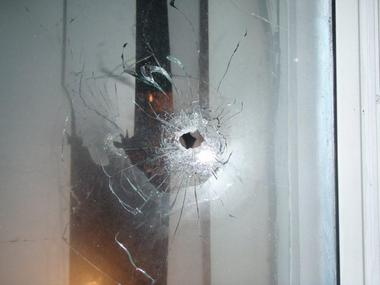
#> input picture HackX/hackx/bullet_hole_2.jpg, 380 x 285 px
$ python project_v2.py
#> lines starting #> are read from the running program, lines starting #| are printed output that depends on the picture; after the words box and inside, x2 and y2 are one past the last pixel; in counts of white or black regions, pixels touching at a corner belong together; long printed decimals are rounded
import cv2
import numpy as np

# Load the image
image = cv2.imread('bullet_hole_2.jpg')
#> image is the input picture: shape (285, 380, 3); mean B, G, R 152.3, 151.6, 147.5

# Convert the image to grayscale
gray = cv2.cvtColor(image, cv2.COLOR_BGR2GRAY)
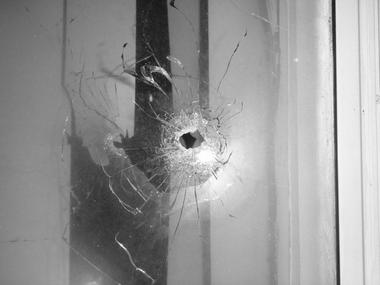
#> gray: shape (285, 380); min 15, max 255, mean 150.5

# Apply edge detection to find bullet hole edges
edges = cv2.Canny(gray, 50, 150)
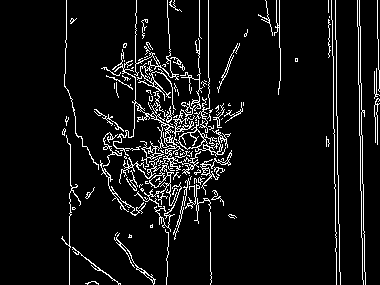
#> edges: shape (285, 380); 7.1% white in thin lines or dots, all inside (x1, y1, x2, y2) = (61, 0, 380, 285)

# Find contours in the edges
contours, _ = cv2.findContours(edges, cv2.RETR_EXTERNAL, cv2.CHAIN_APPROX_SIMPLE)
#> contours = 120 contours, 102 with area under 20; largest, box (x1, y1, x2, y2) and area: (112, 49, 201, 207) 876, (176, 120, 231, 157) 464, (134, 0, 179, 110) 113, (200, 150, 232, 195) 108, (114, 233, 156, 285) 84

# Assuming the largest contour corresponds to the bullet hole
if contours:
    largest_contour = max(contours, key=cv2.contourArea)
#> largest_contour = contour of 1192 points, box (x1, y1, x2, y2) (112, 49, 201, 207), area 876
    # Fit an ellipse to the bullet hole contour
    if len(largest_contour) >= 5:
        ellipse = cv2.fitEllipse(largest_contour)
#> ellipse = ((154.4, 127.3), (68.22, 139.2), 169.6)
        center, axes, angle = ellipse
#> center = (154.4, 127.3); axes = (68.22, 139.2); angle = 169.6

        # Draw the ellipse on the original image
        cv2.ellipse(image, ellipse, (0, 255, 0), 2)
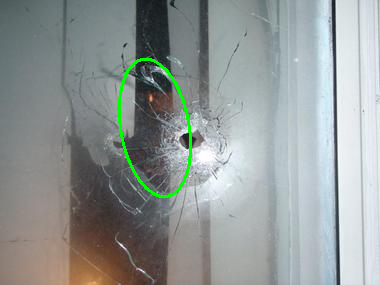
#> image: shape (285, 380, 3); 0.93% of pixels changed, all inside (x1, y1, x2, y2) = (118, 58, 192, 198)

        # Calculate the angle relative to the glass surface
        angle_relative_to_glass = angle
#> angle_relative_to_glass = 169.6

        print(f"Angle relative to glass surface: {angle_relative_to_glass} degrees")
#| Angle relative to glass surface: 169.554 degrees

        # Display the image with the detected bullet hole
        cv2.imshow("Bullet Hole Analysis", image)
        cv2.waitKey(0)
        cv2.destroyAllWindows()
    else:
        print("Not enough points to fit an ellipse.")

else:
    print("No bullet hole detected.")
